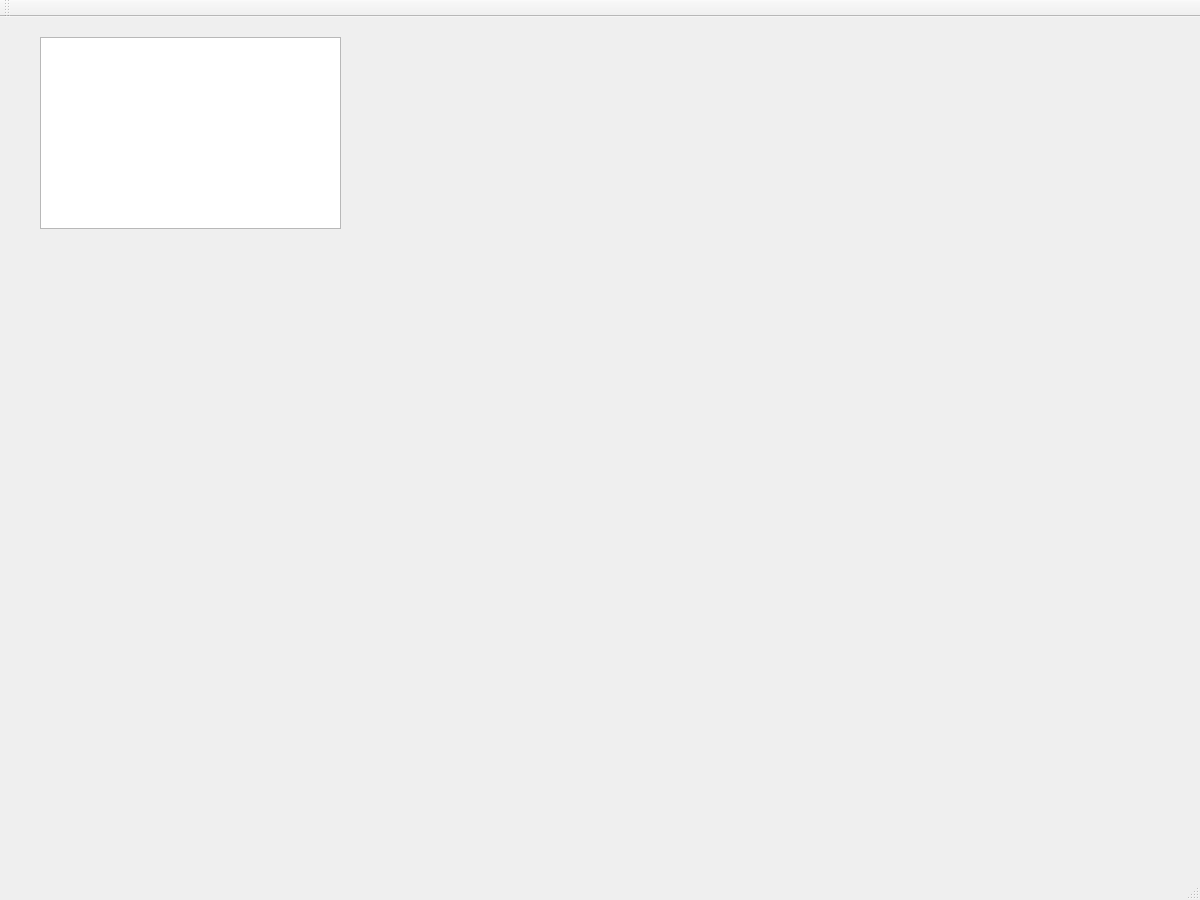
<?xml version="1.0" encoding="UTF-8"?>
<ui version="4.0">
 <class>MainWindow</class>
 <widget class="QMainWindow" name="MainWindow">
  <property name="geometry">
   <rect>
    <x>0</x>
    <y>0</y>
    <width>1200</width>
    <height>900</height>
   </rect>
  </property>
  <property name="baseSize">
   <size>
    <width>1200</width>
    <height>900</height>
   </size>
  </property>
  <property name="windowTitle">
   <string>MainWindow</string>
  </property>
  <widget class="QWidget" name="centralWidget">
   <widget class="QGraphicsView" name="graphicsView">
    <property name="geometry">
     <rect>
      <x>40</x>
      <y>20</y>
      <width>301</width>
      <height>192</height>
     </rect>
    </property>
   </widget>
  </widget>
  <widget class="QMenuBar" name="menuBar">
   <property name="geometry">
    <rect>
     <x>0</x>
     <y>0</y>
     <width>1200</width>
     <height>17</height>
    </rect>
   </property>
   <property name="defaultUp">
    <bool>true</bool>
   </property>
  </widget>
  <widget class="QToolBar" name="mainToolBar">
   <attribute name="toolBarArea">
    <enum>TopToolBarArea</enum>
   </attribute>
   <attribute name="toolBarBreak">
    <bool>false</bool>
   </attribute>
  </widget>
  <widget class="QStatusBar" name="statusBar"/>
 </widget>
 <layoutdefault spacing="6" margin="11"/>
 <resources/>
 <connections/>
</ui>
